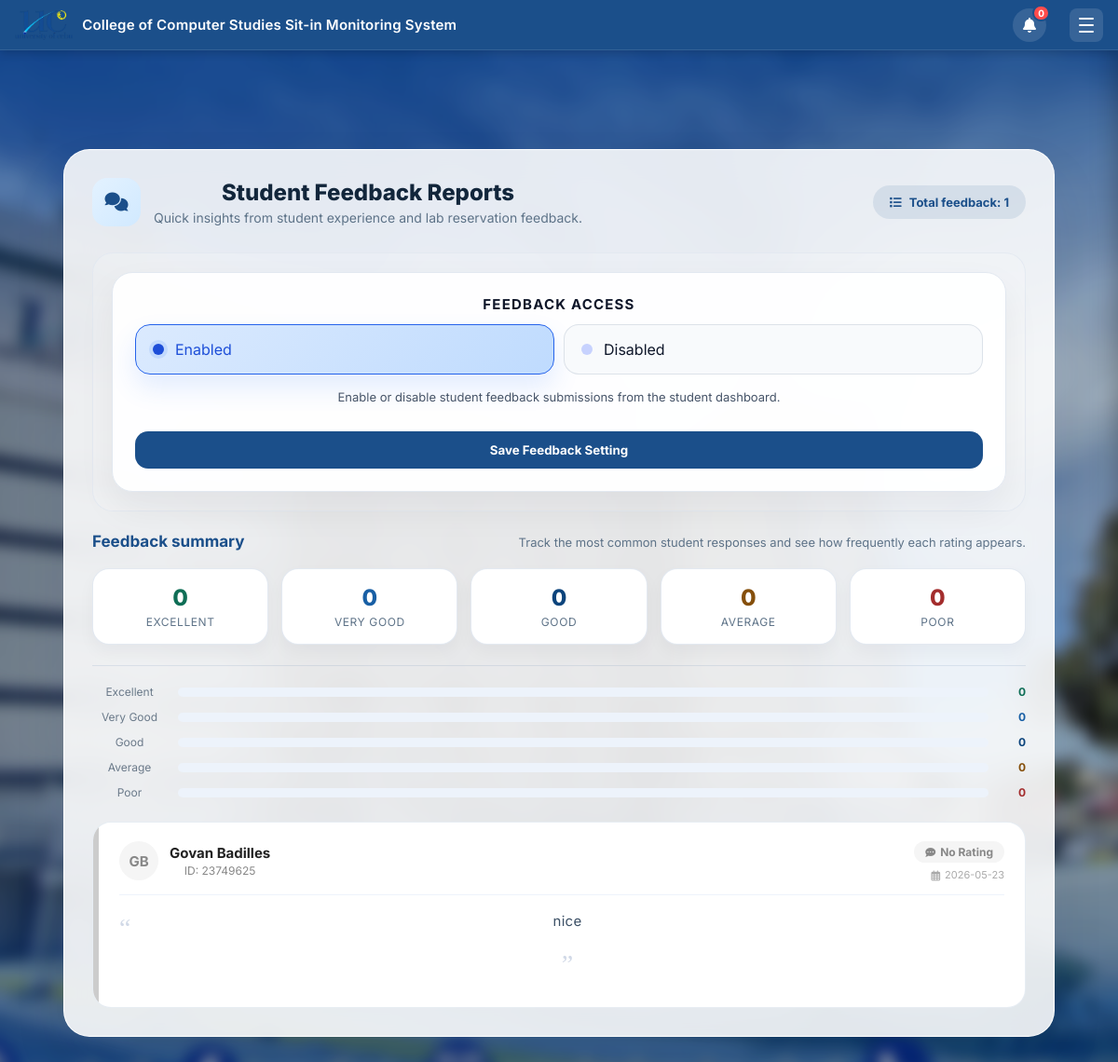
The app's page /admin_feedbacks (signed in) with its own data.
### tables this page shows
CREATE TABLE student_feedback (
            id INTEGER PRIMARY KEY AUTOINCREMENT,
            id_number TEXT NOT NULL,
            student_name TEXT NOT NULL,
            message TEXT NOT NULL,
            rating TEXT DEFAULT '',
            date_submitted DATETIME DEFAULT CURRENT_TIMESTAMP
        );

### app.py (the view)
@app.route('/admin_feedbacks')
def admin_feedbacks():
    if 'user_id' not in session or session.get('role') != 'admin':
        return redirect(url_for('home'))
    conn = get_db_connection()
    cur  = conn.cursor()
    cur.execute("SELECT * FROM student_feedback ORDER BY date_submitted DESC")
    feedbacks = cur.fetchall()
    reservations_enabled = get_setting(conn, 'reservations_enabled', 'Enabled')
    feedback_enabled     = get_setting(conn, 'feedback_enabled',     'Enabled')
    conn.close()
    return render_template('admin_feedbacks.html', feedbacks=feedbacks,
        reservations_enabled=reservations_enabled, feedback_enabled=feedback_enabled)

### app.py (called while the page is built)
def get_db_connection():
    if USE_PG:
        conn = psycopg2.connect(DATABASE_URL, cursor_factory=psycopg2.extras.RealDictCursor)
        conn.autocommit = False
        return conn
    else:
        conn = sqlite3.connect(DB_PATH)
        conn.row_factory = sqlite3.Row
        return conn

def get_setting(conn, key, default=None):
    row = conn.cursor() if USE_PG else conn
    cur = conn.cursor()
    cur.execute(f"SELECT value FROM app_settings WHERE key = {PH}", (key,))
    result = cur.fetchone()
    return result['value'] if result else default

@app.context_processor
def inject_navbar_title():
    def get_navbar_title():
        return "College of Computer Studies Sit-in Monitoring System"
    return dict(get_navbar_title=get_navbar_title)

### templates/admin_feedbacks.html (shortened to what this page needs)
<!DOCTYPE html>
<html lang="en">
<head>
    <link rel="stylesheet" href="{{ url_for('static', filename='style.css') }}">
    <link rel="stylesheet" href="{{ url_for('static', filename='admin.css') }}">
    <link rel="stylesheet" href="https://cdnjs.cloudflare.com/ajax/libs/font-awesome/6.0.0/css/all.min.css">
</head>
<body class="admin-page">
<nav class="navbar">
    <div class="nav-left">
        <img src="{{ url_for('static', filename='images/uclogonav.png') }}" alt="UC Logo">
        <span class="nav-brand">{{ get_navbar_title() }}</span>
    </div>
    <div class="nav-right">
        <div class="notif-wrapper" id="notifWrapper">
            <button class="notif-bell-btn" id="notifBellBtn" onclick="toggleNotifDropdown(event)" title="Notifications">
                <i class="fas fa-bell"></i>
                <span class="notif-badge" id="notifBadge" style="display:none;">0</span>
            </button>
        </div>
        <button class="hamburger-btn" id="hamburgerBtn" onclick="toggleSidebar()">
            <span></span><span></span><span></span>
        </button>
    </div>
</nav>
<div class="admin-container">
    <div class="admin-glass-card">
        <div class="page-header">
            <div class="page-header-left">
                <div class="page-icon"><i class="fas fa-comments"></i></div>
                <div>
                    <h1 class="page-title">Student Feedback Reports</h1>
                    <p class="page-subtitle">Quick insights from student experience and lab reservation feedback.</p>
                </div>
            </div>
            <div class="page-badge">
                <i class="fas fa-list"></i>
                Total feedback: {{ feedbacks|length }}
            </div>
        </div>
        <div class="settings-panel">
            <div class="settings-card">
                <h3>Feedback Access</h3>
                <form action="/admin_update_system_settings" method="POST" style="display:grid; gap:12px;">
                    <div class="setting-control">
                        <div class="toggle-options">
                            <label class="toggle-option {% if feedback_enabled == 'Enabled' %}active{% endif %}">
                                <span class="option-dot"></span>
                                <span>Enabled</span>
                            </label>
                            <label class="toggle-option {% if feedback_enabled == 'Disabled' %}active{% endif %}">
                                <span class="option-dot"></span>
                                <span>Disabled</span>
                            </label>
                        </div>
                        <p>Enable or disable student feedback submissions from the student dashboard.</p>
                    </div>
                    <button type="submit" class="settings-save">Save Feedback Setting</button>
                </form>
            </div>
        </div>
        {% set exc_count = feedbacks | selectattr('rating', 'equalto', 'Excellent') | list | length %}
        {% set vg_count  = feedbacks | selectattr('rating', 'equalto', 'Very Good') | list | length %}
        {% set gd_count  = feedbacks | selectattr('rating', 'equalto', 'Good')      | list | length %}
        {% set av_count  = feedbacks | selectattr('rating', 'equalto', 'Average')   | list | length %}
        {% set pr_count  = feedbacks | selectattr('rating', 'equalto', 'Poor')      | list | length %}
        <div class="section-heading">
            <h2>Feedback summary</h2>
            <p>Track the most common student responses and see how frequently each rating appears.</p>
        </div>
        <div class="fb-stats-grid">
            <div class="fb-stat-chip chip-exc">
                <div class="chip-count">{{ exc_count }}</div>
                <div class="chip-label">Excellent</div>
            </div>
            <div class="fb-stat-chip chip-vg">
                <div class="chip-count">{{ vg_count }}</div>
                <div class="chip-label">Very Good</div>
            </div>
            <div class="fb-stat-chip chip-gd">
                <div class="chip-count">{{ gd_count }}</div>
                <div class="chip-label">Good</div>
            </div>
            <div class="fb-stat-chip chip-av">
                <div class="chip-count">{{ av_count }}</div>
                <div class="chip-label">Average</div>
            </div>
            <div class="fb-stat-chip chip-pr">
                <div class="chip-count">{{ pr_count }}</div>
                <div class="chip-label">Poor</div>
            </div>
        </div>
        <div class="fb-bars">
            {% set bar_data = [
                ('Excellent', exc_count, '#1D9E75', '#0F6E56'),
                ('Very Good', vg_count,  '#378ADD', '#185FA5'),
                ('Good',      gd_count,  '#185FA5', '#0C447C'),
                ('Average',   av_count,  '#EF9F27', '#854F0B'),
                ('Poor',      pr_count,  '#E24B4A', '#A32D2D')
            ] %}
            {% for label, count, bar_color, text_color in bar_data %}
            <div class="fb-bar-row">
                <span class="bar-label">{{ label }}</span>
                <div class="fb-bar-track">
                </div>
                <span class="bar-count" style="color:{{ text_color }};">{{ count }}</span>
            </div>
            {% endfor %}
        </div>
        <div class="feedback-list">
            {% if feedbacks %}
                {% for fb in feedbacks %}
                    {% if fb['rating'] == 'Excellent' %}
                        {% set r_class = 'rating-excellent' %}
                        {% set r_icon  = 'fa-star' %}
                        {% set r_label = 'Excellent' %}
                    {% elif fb['rating'] == 'Very Good' %}
                        {% set r_class = 'rating-verygood' %}
                        {% set r_icon  = 'fa-smile-beam' %}
                        {% set r_label = 'Very Good' %}
                    {% elif fb['rating'] == 'Good' %}
                        {% set r_class = 'rating-good' %}
                        {% set r_icon  = 'fa-smile' %}
                        {% set r_label = 'Good' %}
                    {% elif fb['rating'] == 'Average' %}
                        {% set r_class = 'rating-average' %}
                        {% set r_icon  = 'fa-meh' %}
                        {% set r_label = 'Average' %}
                    {% elif fb['rating'] == 'Poor' %}
                        {% set r_class = 'rating-poor' %}
                        {% set r_icon  = 'fa-frown' %}
                        {% set r_label = 'Poor' %}
                    {% else %}
                        {% set r_class = 'rating-none' %}
                        {% set r_icon  = 'fa-comment-dots' %}
                        {% set r_label = 'No Rating' %}
                    {% endif %}
                    {% set name_parts = fb['student_name'].split() %}
                    {% if name_parts|length >= 2 %}
                        {% set initials = name_parts[0][0] ~ name_parts[-1][0] %}
                    {% else %}
                        {% set initials = fb['student_name'][:2] %}
                    {% endif %}
                    <div class="feedback-card {{ r_class }}">
                        <div class="feedback-card-accent"></div>
                        <div class="feedback-card-body">
                            <div class="fb-card-header">
                                <div class="fb-user-row">
                                    <div class="fb-avatar">{{ initials | upper }}</div>
                                    <div>
                                        <div class="fb-name">{{ fb['student_name'] }}</div>
                                        <div class="fb-id">ID: {{ fb['id_number'] }}</div>
                                    </div>
                                </div>
                                <div class="fb-meta">
                                    <span class="fb-rating-badge">
                                        <i class="fas {{ r_icon }}" style="font-size:11px;"></i> {{ r_label }}
                                    </span>
                                    <span class="fb-date">
                                        <i class="far fa-calendar-alt"></i> {{ fb['date_submitted'][:10] }}
                                    </span>
                                </div>
                            </div>
                            <p class="fb-message">{{ fb['message'] }}</p>
                        </div>
                    </div>
                {% endfor %}
            {% endif %}
        </div>
    </div>
</div>
</body>
</html>

### static/style.css (style rules this page uses)
* { box-sizing: border-box; margin: 0; padding: 0; font-family: 'Inter', 'Segoe UI', Tahoma, Geneva, Verdana, sans-serif; }
html { scroll-behavior: smooth; }
body { background-color: #EBEBEB; }
h2 { text-align: center; color: #333; margin-top: 10px; margin-bottom: 30px; font-size: 28px; font-weight: bold; }
.navbar { background-color: rgba(21, 76, 121, 0.95); padding: 15px 30px; display: flex; justify-content: space-between; align-items: center; color: white; box-shadow: 0 2px 5px rgba(0,0,0,0.2); position: fixed; top: 0; left: 0; width: 100% !important; z-index: 9999; }
body { padding-top: 80px; }
.notif-wrapper { position: relative; display: inline-flex; align-items: center; margin-right: 15px; }
.notif-bell-btn { background: rgba(255,255,255,0.12); border: none; color: white; width: 38px; height: 38px; border-radius: 50%; cursor: pointer; font-size: 18px; display: flex; align-items: center; justify-content: center; position: relative; transition: background 0.2s, transform 0.2s; }
.notif-badge { position: absolute; top: -4px; right: -4px; background: #ff4c4c; color: white; font-size: 10px; font-weight: bold; min-width: 18px; height: 18px; border-radius: 9px; display: flex !important; align-items: center; justify-content: center; padding: 0 4px; border: 2px solid #1b4f8a; line-height: 1; animation: badgePop 0.3s ease; }

### static/admin.css (style rules this page uses)
body.admin-page { margin: 0; display: flex; flex-direction: column; position: relative; font-family: sans-serif; }
body.admin-page::before { content: ""; position: fixed; top: -20px; left: -20px; right: -20px; bottom: -20px; background-image: url('/static/images/ucbackground.jpg'); background-size: cover; background-position: center; background-repeat: no-repeat; filter: blur(8px) brightness(0.8); z-index: -1; }
.admin-container { display: block; z-index: 1; padding: 28px 40px 50px; margin: 54px auto 0; width: 100%; max-width: 1600px; min-height: calc(100vh - 54px); box-sizing: border-box; }
.admin-glass-card { background: linear-gradient(135deg, rgba(255, 255, 255, 0.82), rgba(255, 255, 255, 0.35)); backdrop-filter: blur(20px); padding: 40px; width: 100%; max-width: 1100px; margin: 0 auto; border-radius: 20px; box-shadow: 0 15px 35px rgba(0, 0, 0, 0.2); border: 1px solid rgba(255, 255, 255, 0.6); position: relative; text-align: center; }
.navbar { position: fixed; top: 0; left: 0; width: 100%; box-sizing: border-box; z-index: 9999; background: #1b4f8a; border-bottom: 1px solid rgba(255, 255, 255, 0.1); display: flex; justify-content: space-between; align-items: center; height: 54px; padding: 0 16px; }
.navbar { height: 54px !important; padding: 0 16px !important; background: #1b4f8a !important; display: flex !important; align-items: center !important; justify-content: space-between !important; position: fixed !important; top: 0 !important; left: 0 !important; width: 100% !important; z-index: 9999 !important; box-shadow: 0 2px 10px rgba(0,0,0,0.2) !important; box-sizing: border-box !important; }
.nav-left { display: flex; align-items: center; gap: 10px; }
.nav-left img { height: 32px; width: auto; }
.nav-brand { color: white; font-size: 14px; font-weight: 600; letter-spacing: 0.2px; white-space: nowrap; }
.nav-right { display: flex; align-items: center; gap: 10px; }
.hamburger-btn { width: 36px; height: 36px; border-radius: 8px; border: none; background: rgba(255,255,255,0.12); cursor: pointer; display: flex; flex-direction: column; align-items: center; justify-content: center; gap: 5px; transition: background 0.2s; flex-shrink: 0; }
.hamburger-btn span { display: block; width: 16px; height: 2px; background: white; border-radius: 2px; transition: all 0.28s cubic-bezier(0.4,0,0.2,1); }
.notif-wrapper { position: relative; display: inline-flex; align-items: center; }
.notif-bell-btn { background: rgba(255,255,255,0.12); border: none; color: white; width: 36px; height: 36px; border-radius: 50%; cursor: pointer; font-size: 16px; display: flex; align-items: center; justify-content: center; position: relative; transition: background 0.2s, transform 0.2s; }
.notif-badge { position: absolute; top: -4px; right: -4px; background: #ff4c4c; color: white; font-size: 10px; font-weight: bold; min-width: 18px; height: 18px; border-radius: 9px; display: flex !important; align-items: center; justify-content: center; padding: 0 4px; border: 2px solid #1b4f8a; line-height: 1; }

### records on screen
student_feedback: initials "GB", student_name "Govan Badilles", id_number "23749625", r_label "No Rating", date_submitted "2026-05-23", message "nice"

### other values on screen
{{ get_navbar_title() }} "College of Computer Studies Sit-in Monitoring System"
{{ feedbacks|length }} "1"
{{ exc_count }} "0"
{{ vg_count }} "0"
{{ gd_count }} "0"
{{ av_count }} "0"
{{ pr_count }} "0"
{{ label }} "Excellent" "Very Good" "Good" "Average" "Poor"
{{ count }} "0" "0" "0" "0" "0"
